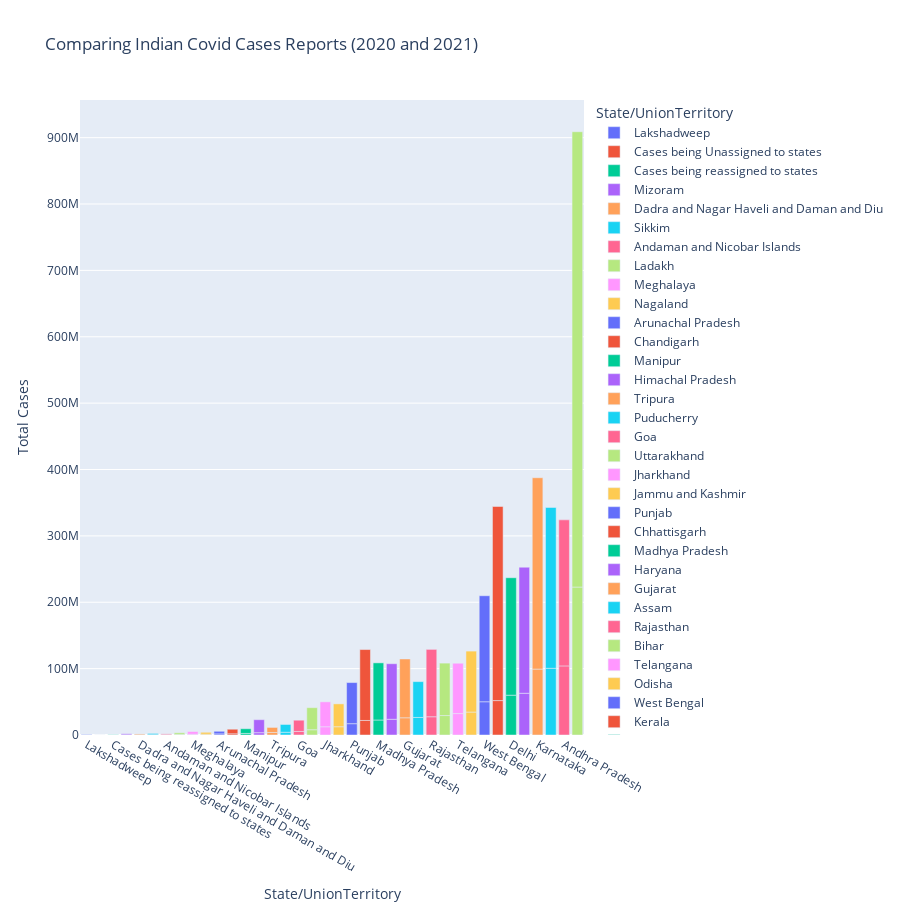

Notebook source saved alongside this figure:
### Code cell
px.bar(Yearly_data, x='State/UnionTerritory', y='Confirmed',
      color='State/UnionTerritory',
      hover_name='Year', height=912,
      labels={'Confirmed':'Total Cases'},
      title="Comparing Indian Covid Cases Reports (2020 and 2021) "
      )

### Figure 1 — Plotly figure (JSON) as saved in the notebook; plotly's stock layout.template omitted (floating-point values rounded to 4 significant figures)
{"data": [{"alignmentgroup": "True", "hovertemplate": "<b>%{hovertext}</b><br><br>State/UnionTerritory=%{x}<br>Total Cases=%{y}<extra></extra>", "hovertext": [2020, 2021], "legendgroup": "Lakshadweep", "marker": {"color": "#636efa", "pattern": {"shape": ""}}, "name": "Lakshadweep", "offsetgroup": "Lakshadweep", "orientation": "v", "showlegend": true, "textposition": "auto", "type": "bar", "x": ["Lakshadweep", "Lakshadweep"], "xaxis": "x", "y": [0, 561459], "yaxis": "y"}, {"alignmentgroup": "True", "hovertemplate": "<b>%{hovertext}</b><br><br>State/UnionTerritory=%{x}<br>Total Cases=%{y}<extra></extra>", "hovertext": [2020], "legendgroup": "Cases being Unassigned to states", "marker": {"color": "#EF553B", "pattern": {"shape": ""}}, "name": "Cases being Unassigned to states", "offsetgroup": "Cases being Unassigned to states", "orientation": "v", "showlegend": true, "textposition": "auto", "type": "bar", "x": ["Cases being Unassigned to states"], "xaxis": "x", "y": [161], "yaxis": "y"}, {"alignmentgroup": "True", "hovertemplate": "<b>%{hovertext}</b><br><br>State/UnionTerritory=%{x}<br>Total Cases=%{y}<extra></extra>", "hovertext": [2020], "legendgroup": "Cases being reassigned to states", "marker": {"color": "#00cc96", "pattern": {"shape": ""}}, "name": "Cases being reassigned to states", "offsetgroup": "Cases being reassigned to states", "orientation": "v", "showlegend": true, "textposition": "auto", "type": "bar", "x": ["Cases being reassigned to states"], "xaxis": "x", "y": [345565], "yaxis": "y"}, {"alignmentgroup": "True", "hovertemplate": "<b>%{hovertext}</b><br><br>State/UnionTerritory=%{x}<br>Total Cases=%{y}<extra></extra>", "hovertext": [2020, 2021], "legendgroup": "Mizoram", "marker": {"color": "#ab63fa", "pattern": {"shape": ""}}, "name": "Mizoram", "offsetgroup": "Mizoram", "orientation": "v", "showlegend": true, "textposition": "auto", "type": "bar", "x": ["Mizoram", "Mizoram"], "xaxis": "x", "y": [375091, 1447099], "yaxis": "y"}, {"alignmentgroup": "True", "hovertemplate": "<b>%{hovertext}</b><br><br>State/UnionTerritory=%{x}<br>Total Cases=%{y}<extra></extra>", "hovertext": [2020, 2021], "legendgroup": "Dadra and Nagar Haveli and Daman and Diu", "marker": {"color": "#FFA15A", "pattern": {"shape": ""}}, "name": "Dadra and Nagar Haveli and Daman and Diu", "offsetgroup": "Dadra and Nagar Haveli and Daman and Diu", "orientation": "v", "showlegend": true, "textposition": "auto", "type": "bar", "x": ["Dadra and Nagar Haveli and Daman and Diu", "Dadra and Nagar Haveli and Daman and Diu"], "xaxis": "x", "y": [458806, 1128764], "yaxis": "y"}, {"alignmentgroup": "True", "hovertemplate": "<b>%{hovertext}</b><br><br>State/UnionTerritory=%{x}<br>Total Cases=%{y}<extra></extra>", "hovertext": [2020, 2021], "legendgroup": "Sikkim", "marker": {"color": "#19d3f3", "pattern": {"shape": ""}}, "name": "Sikkim", "offsetgroup": "Sikkim", "orientation": "v", "showlegend": true, "textposition": "auto", "type": "bar", "x": ["Sikkim", "Sikkim"], "xaxis": "x", "y": [521693, 1793826], "yaxis": "y"}, {"alignmentgroup": "True", "hovertemplate": "<b>%{hovertext}</b><br><br>State/UnionTerritory=%{x}<br>Total Cases=%{y}<extra></extra>", "hovertext": [2020, 2021], "legendgroup": "Andaman and Nicobar Islands", "marker": {"color": "#FF6692", "pattern": {"shape": ""}}, "name": "Andaman and Nicobar Islands", "offsetgroup": "Andaman and Nicobar Islands", "orientation": "v", "showlegend": true, "textposition": "auto", "type": "bar", "x": ["Andaman and Nicobar Islands", "Andaman and Nicobar Islands"], "xaxis": "x", "y": [590838, 1084410], "yaxis": "y"}, {"alignmentgroup": "True", "hovertemplate": "<b>%{hovertext}</b><br><br>State/UnionTerritory=%{x}<br>Total Cases=%{y}<extra></extra>", "hovertext": [2020, 2021], "legendgroup": "Ladakh", "marker": {"color": "#B6E880", "pattern": {"shape": ""}}, "name": "Ladakh", "offsetgroup": "Ladakh", "orientation": "v", "showlegend": true, "textposition": "auto", "type": "bar", "x": ["Ladakh", "Ladakh"], "xaxis": "x", "y": [884406, 2459725], "yaxis": "y"}, {"alignmentgroup": "True", "hovertemplate": "<b>%{hovertext}</b><br><br>State/UnionTerritory=%{x}<br>Total Cases=%{y}<extra></extra>", "hovertext": [2020, 2021], "legendgroup": "Meghalaya", "marker": {"color": "#FF97FF", "pattern": {"shape": ""}}, "name": "Meghalaya", "offsetgroup": "Meghalaya", "orientation": "v", "showlegend": true, "textposition": "auto", "type": "bar", "x": ["Meghalaya", "Meghalaya"], "xaxis": "x", "y": [1138564, 4082500], "yaxis": "y"}, {"alignmentgroup": "True", "hovertemplate": "<b>%{hovertext}</b><br><br>State/UnionTerritory=%{x}<br>Total Cases=%{y}<extra></extra>", "hovertext": [2020, 2021], "legendgroup": "Nagaland", "marker": {"color": "#FECB52", "pattern": {"shape": ""}}, "name": "Nagaland", "offsetgroup": "Nagaland", "orientation": "v", "showlegend": true, "textposition": "auto", "type": "bar", "x": ["Nagaland", "Nagaland"], "xaxis": "x", "y": [1178424, 2911123], "yaxis": "y"}, {"alignmentgroup": "True", "hovertemplate": "<b>%{hovertext}</b><br><br>State/UnionTerritory=%{x}<br>Total Cases=%{y}<extra></extra>", "hovertext": [2020, 2021], "legendgroup": "Arunachal Pradesh", "marker": {"color": "#636efa", "pattern": {"shape": ""}}, "name": "Arunachal Pradesh", "offsetgroup": "Arunachal Pradesh", "orientation": "v", "showlegend": true, "textposition": "auto", "type": "bar", "x": ["Arunachal Pradesh", "Arunachal Pradesh"], "xaxis": "x", "y": [1679508, 3918816], "yaxis": "y"}, {"alignmentgroup": "True", "hovertemplate": "<b>%{hovertext}</b><br><br>State/UnionTerritory=%{x}<br>Total Cases=%{y}<extra></extra>", "hovertext": [2020, 2021], "legendgroup": "Chandigarh", "marker": {"color": "#EF553B", "pattern": {"shape": ""}}, "name": "Chandigarh", "offsetgroup": "Chandigarh", "orientation": "v", "showlegend": true, "textposition": "auto", "type": "bar", "x": ["Chandigarh", "Chandigarh"], "xaxis": "x", "y": [1822281, 6869525], "yaxis": "y"}, {"alignmentgroup": "True", "hovertemplate": "<b>%{hovertext}</b><br><br>State/UnionTerritory=%{x}<br>Total Cases=%{y}<extra></extra>", "hovertext": [2020, 2021], "legendgroup": "Manipur", "marker": {"color": "#00cc96", "pattern": {"shape": ""}}, "name": "Manipur", "offsetgroup": "Manipur", "orientation": "v", "showlegend": true, "textposition": "auto", "type": "bar", "x": ["Manipur", "Manipur"], "xaxis": "x", "y": [2394294, 7046618], "yaxis": "y"}, {"alignmentgroup": "True", "hovertemplate": "<b>%{hovertext}</b><br><br>State/UnionTerritory=%{x}<br>Total Cases=%{y}<extra></extra>", "hovertext": [2020, 2021], "legendgroup": "Himachal Pradesh", "marker": {"color": "#ab63fa", "pattern": {"shape": ""}}, "name": "Himachal Pradesh", "offsetgroup": "Himachal Pradesh", "orientation": "v", "showlegend": true, "textposition": "auto", "type": "bar", "x": ["Himachal Pradesh", "Himachal Pradesh"], "xaxis": "x", "y": [3493678, 19558473], "yaxis": "y"}, {"alignmentgroup": "True", "hovertemplate": "<b>%{hovertext}</b><br><br>State/UnionTerritory=%{x}<br>Total Cases=%{y}<extra></extra>", "hovertext": [2020, 2021], "legendgroup": "Tripura", "marker": {"color": "#FFA15A", "pattern": {"shape": ""}}, "name": "Tripura", "offsetgroup": "Tripura", "orientation": "v", "showlegend": true, "textposition": "auto", "type": "bar", "x": ["Tripura", "Tripura"], "xaxis": "x", "y": [3814578, 7583078], "yaxis": "y"}, {"alignmentgroup": "True", "hovertemplate": "<b>%{hovertext}</b><br><br>State/UnionTerritory=%{x}<br>Total Cases=%{y}<extra></extra>", "hovertext": [2020, 2021], "legendgroup": "Puducherry", "marker": {"color": "#19d3f3", "pattern": {"shape": ""}}, "name": "Puducherry", "offsetgroup": "Puducherry", "orientation": "v", "showlegend": true, "textposition": "auto", "type": "bar", "x": ["Puducherry", "Puducherry"], "xaxis": "x", "y": [4164401, 11694287], "yaxis": "y"}, {"alignmentgroup": "True", "hovertemplate": "<b>%{hovertext}</b><br><br>State/UnionTerritory=%{x}<br>Total Cases=%{y}<extra></extra>", "hovertext": [2020, 2021], "legendgroup": "Goa", "marker": {"color": "#FF6692", "pattern": {"shape": ""}}, "name": "Goa", "offsetgroup": "Goa", "orientation": "v", "showlegend": true, "textposition": "auto", "type": "bar", "x": ["Goa", "Goa"], "xaxis": "x", "y": [5348774, 16931291], "yaxis": "y"}, {"alignmentgroup": "True", "hovertemplate": "<b>%{hovertext}</b><br><br>State/UnionTerritory=%{x}<br>Total Cases=%{y}<extra></extra>", "hovertext": [2020, 2021], "legendgroup": "Uttarakhand", "marker": {"color": "#B6E880", "pattern": {"shape": ""}}, "name": "Uttarakhand", "offsetgroup": "Uttarakhand", "orientation": "v", "showlegend": true, "textposition": "auto", "type": "bar", "x": ["Uttarakhand", "Uttarakhand"], "xaxis": "x", "y": [7960257, 33219139], "yaxis": "y"}, {"alignmentgroup": "True", "hovertemplate": "<b>%{hovertext}</b><br><br>State/UnionTerritory=%{x}<br>Total Cases=%{y}<extra></extra>", "hovertext": [2020, 2021], "legendgroup": "Jharkhand", "marker": {"color": "#FF97FF", "pattern": {"shape": ""}}, "name": "Jharkhand", "offsetgroup": "Jharkhand", "orientation": "v", "showlegend": true, "textposition": "auto", "type": "bar", "x": ["Jharkhand", "Jharkhand"], "xaxis": "x", "y": [12394876, 37576688], "yaxis": "y"}, {"alignmentgroup": "True", "hovertemplate": "<b>%{hovertext}</b><br><br>State/UnionTerritory=%{x}<br>Total Cases=%{y}<extra></extra>", "hovertext": [2020, 2021], "legendgroup": "Jammu and Kashmir", "marker": {"color": "#FECB52", "pattern": {"shape": ""}}, "name": "Jammu and Kashmir", "offsetgroup": "Jammu and Kashmir", "orientation": "v", "showlegend": true, "textposition": "auto", "type": "bar", "x": ["Jammu and Kashmir", "Jammu and Kashmir"], "xaxis": "x", "y": [12464503, 34435422], "yaxis": "y"}, {"alignmentgroup": "True", "hovertemplate": "<b>%{hovertext}</b><br><br>State/UnionTerritory=%{x}<br>Total Cases=%{y}<extra></extra>", "hovertext": [2020, 2021], "legendgroup": "Punjab", "marker": {"color": "#636efa", "pattern": {"shape": ""}}, "name": "Punjab", "offsetgroup": "Punjab", "orientation": "v", "showlegend": true, "textposition": "auto", "type": "bar", "x": ["Punjab", "Punjab"], "xaxis": "x", "y": [17057020, 61942495], "yaxis": "y"}, {"alignmentgroup": "True", "hovertemplate": "<b>%{hovertext}</b><br><br>State/UnionTerritory=%{x}<br>Total Cases=%{y}<extra></extra>", "hovertext": [2020, 2021], "legendgroup": "Chhattisgarh", "marker": {"color": "#EF553B", "pattern": {"shape": ""}}, "name": "Chhattisgarh", "offsetgroup": "Chhattisgarh", "orientation": "v", "showlegend": true, "textposition": "auto", "type": "bar", "x": ["Chhattisgarh", "Chhattisgarh"], "xaxis": "x", "y": [21901975, 106849807], "yaxis": "y"}, {"alignmentgroup": "True", "hovertemplate": "<b>%{hovertext}</b><br><br>State/UnionTerritory=%{x}<br>Total Cases=%{y}<extra></extra>", "hovertext": [2020, 2021], "legendgroup": "Madhya Pradesh", "marker": {"color": "#00cc96", "pattern": {"shape": ""}}, "name": "Madhya Pradesh", "offsetgroup": "Madhya Pradesh", "orientation": "v", "showlegend": true, "textposition": "auto", "type": "bar", "x": ["Madhya Pradesh", "Madhya Pradesh"], "xaxis": "x", "y": [22613572, 86099411], "yaxis": "y"}, {"alignmentgroup": "True", "hovertemplate": "<b>%{hovertext}</b><br><br>State/UnionTerritory=%{x}<br>Total Cases=%{y}<extra></extra>", "hovertext": [2020, 2021], "legendgroup": "Haryana", "marker": {"color": "#ab63fa", "pattern": {"shape": ""}}, "name": "Haryana", "offsetgroup": "Haryana", "orientation": "v", "showlegend": true, "textposition": "auto", "type": "bar", "x": ["Haryana", "Haryana"], "xaxis": "x", "y": [23704412, 83703959], "yaxis": "y"}, {"alignmentgroup": "True", "hovertemplate": "<b>%{hovertext}</b><br><br>State/UnionTerritory=%{x}<br>Total Cases=%{y}<extra></extra>", "hovertext": [2020, 2021], "legendgroup": "Gujarat", "marker": {"color": "#FFA15A", "pattern": {"shape": ""}}, "name": "Gujarat", "offsetgroup": "Gujarat", "orientation": "v", "showlegend": true, "textposition": "auto", "type": "bar", "x": ["Gujarat", "Gujarat"], "xaxis": "x", "y": [25944296, 88613319], "yaxis": "y"}, {"alignmentgroup": "True", "hovertemplate": "<b>%{hovertext}</b><br><br>State/UnionTerritory=%{x}<br>Total Cases=%{y}<extra></extra>", "hovertext": [2020, 2021], "legendgroup": "Assam", "marker": {"color": "#19d3f3", "pattern": {"shape": ""}}, "name": "Assam", "offsetgroup": "Assam", "orientation": "v", "showlegend": true, "textposition": "auto", "type": "bar", "x": ["Assam", "Assam"], "xaxis": "x", "y": [26440101, 53978391], "yaxis": "y"}, {"alignmentgroup": "True", "hovertemplate": "<b>%{hovertext}</b><br><br>State/UnionTerritory=%{x}<br>Total Cases=%{y}<extra></extra>", "hovertext": [2020, 2021], "legendgroup": "Rajasthan", "marker": {"color": "#FF6692", "pattern": {"shape": ""}}, "name": "Rajasthan", "offsetgroup": "Rajasthan", "orientation": "v", "showlegend": true, "textposition": "auto", "type": "bar", "x": ["Rajasthan", "Rajasthan"], "xaxis": "x", "y": [27496951, 101501150], "yaxis": "y"}, {"alignmentgroup": "True", "hovertemplate": "<b>%{hovertext}</b><br><br>State/UnionTerritory=%{x}<br>Total Cases=%{y}<extra></extra>", "hovertext": [2020, 2021], "legendgroup": "Bihar", "marker": {"color": "#B6E880", "pattern": {"shape": ""}}, "name": "Bihar", "offsetgroup": "Bihar", "orientation": "v", "showlegend": true, "textposition": "auto", "type": "bar", "x": ["Bihar", "Bihar"], "xaxis": "x", "y": [29298924, 79013525], "yaxis": "y"}, {"alignmentgroup": "True", "hovertemplate": "<b>%{hovertext}</b><br><br>State/UnionTerritory=%{x}<br>Total Cases=%{y}<extra></extra>", "hovertext": [2020, 2021], "legendgroup": "Telangana", "marker": {"color": "#FF97FF", "pattern": {"shape": ""}}, "name": "Telangana", "offsetgroup": "Telangana", "orientation": "v", "showlegend": true, "textposition": "auto", "type": "bar", "x": ["Telangana", "Telangana"], "xaxis": "x", "y": [32264850, 75887876], "yaxis": "y"}, {"alignmentgroup": "True", "hovertemplate": "<b>%{hovertext}</b><br><br>State/UnionTerritory=%{x}<br>Total Cases=%{y}<extra></extra>", "hovertext": [2020, 2021], "legendgroup": "Odisha", "marker": {"color": "#FECB52", "pattern": {"shape": ""}}, "name": "Odisha", "offsetgroup": "Odisha", "orientation": "v", "showlegend": true, "textposition": "auto", "type": "bar", "x": ["Odisha", "Odisha"], "xaxis": "x", "y": [34566542, 91841855], "yaxis": "y"}, {"alignmentgroup": "True", "hovertemplate": "<b>%{hovertext}</b><br><br>State/UnionTerritory=%{x}<br>Total Cases=%{y}<extra></extra>", "hovertext": [2020, 2021], "legendgroup": "West Bengal", "marker": {"color": "#636efa", "pattern": {"shape": ""}}, "name": "West Bengal", "offsetgroup": "West Bengal", "orientation": "v", "showlegend": true, "textposition": "auto", "type": "bar", "x": ["West Bengal", "West Bengal"], "xaxis": "x", "y": [50095209, 159727639], "yaxis": "y"}, {"alignmentgroup": "True", "hovertemplate": "<b>%{hovertext}</b><br><br>State/UnionTerritory=%{x}<br>Total Cases=%{y}<extra></extra>", "hovertext": [2020, 2021], "legendgroup": "Kerala", "marker": {"color": "#EF553B", "pattern": {"shape": ""}}, "name": "Kerala", "offsetgroup": "Kerala", "orientation": "v", "showlegend": true, "textposition": "auto", "type": "bar", "x": ["Kerala", "Kerala"], "xaxis": "x", "y": [51854118, 292464927], "yaxis": "y"}, {"alignmentgroup": "True", "hovertemplate": "<b>%{hovertext}</b><br><br>State/UnionTerritory=%{x}<br>Total Cases=%{y}<extra></extra>", "hovertext": [2020, 2021], "legendgroup": "Delhi", "marker": {"color": "#00cc96", "pattern": {"shape": ""}}, "name": "Delhi", "offsetgroup": "Delhi", "orientation": "v", "showlegend": true, "textposition": "auto", "type": "bar", "x": ["Delhi", "Delhi"], "xaxis": "x", "y": [59971050, 177001792], "yaxis": "y"}, {"alignmentgroup": "True", "hovertemplate": "<b>%{hovertext}</b><br><br>State/UnionTerritory=%{x}<br>Total Cases=%{y}<extra></extra>", "hovertext": [2020, 2021], "legendgroup": "Uttar Pradesh", "marker": {"color": "#ab63fa", "pattern": {"shape": ""}}, "name": "Uttar Pradesh", "offsetgroup": "Uttar Pradesh", "orientation": "v", "showlegend": true, "textposition": "auto", "type": "bar", "x": ["Uttar Pradesh", "Uttar Pradesh"], "xaxis": "x", "y": [62888710, 189954972], "yaxis": "y"}, {"alignmentgroup": "True", "hovertemplate": "<b>%{hovertext}</b><br><br>State/UnionTerritory=%{x}<br>Total Cases=%{y}<extra></extra>", "hovertext": [2020, 2021], "legendgroup": "Karnataka", "marker": {"color": "#FFA15A", "pattern": {"shape": ""}}, "name": "Karnataka", "offsetgroup": "Karnataka", "orientation": "v", "showlegend": true, "textposition": "auto", "type": "bar", "x": ["Karnataka", "Karnataka"], "xaxis": "x", "y": [99337405, 288259930], "yaxis": "y"}, {"alignmentgroup": "True", "hovertemplate": "<b>%{hovertext}</b><br><br>State/UnionTerritory=%{x}<br>Total Cases=%{y}<extra></extra>", "hovertext": [2020, 2021], "legendgroup": "Tamil Nadu", "marker": {"color": "#19d3f3", "pattern": {"shape": ""}}, "name": "Tamil Nadu", "offsetgroup": "Tamil Nadu", "orientation": "v", "showlegend": true, "textposition": "auto", "type": "bar", "x": ["Tamil Nadu", "Tamil Nadu"], "xaxis": "x", "y": [100522250, 242307447], "yaxis": "y"}, {"alignmentgroup": "True", "hovertemplate": "<b>%{hovertext}</b><br><br>State/UnionTerritory=%{x}<br>Total Cases=%{y}<extra></extra>", "hovertext": [2020, 2021], "legendgroup": "Andhra Pradesh", "marker": {"color": "#FF6692", "pattern": {"shape": ""}}, "name": "Andhra Pradesh", "offsetgroup": "Andhra Pradesh", "orientation": "v", "showlegend": true, "textposition": "auto", "type": "bar", "x": ["Andhra Pradesh", "Andhra Pradesh"], "xaxis": "x", "y": [104134066, 220012717], "yaxis": "y"}, {"alignmentgroup": "True", "hovertemplate": "<b>%{hovertext}</b><br><br>State/UnionTerritory=%{x}<br>Total Cases=%{y}<extra></extra>", "hovertext": [2020, 2021], "legendgroup": "Maharashtra", "marker": {"color": "#B6E880", "pattern": {"shape": ""}}, "name": "Maharashtra", "offsetgroup": "Maharashtra", "orientation": "v", "showlegend": true, "textposition": "auto", "type": "bar", "x": ["Maharashtra", "Maharashtra"], "xaxis": "x", "y": [222900632, 685991838], "yaxis": "y"}], "layout": {"barmode": "relative", "height": 912, "legend": {"title": {"text": "State/UnionTerritory"}, "tracegroupgap": 0}, "title": {"text": "Comparing Indian Covid Cases Reports (2020 and 2021) "}, "xaxis": {"anchor": "y", "categoryarray": ["Lakshadweep", "Cases being Unassigned to states", "Cases being reassigned to states", "Mizoram", "Dadra and Nagar Haveli and Daman and Diu", "Sikkim", "Andaman and Nicobar Islands", "Ladakh", "Meghalaya", "Nagaland", "Arunachal Pradesh", "Chandigarh", "Manipur", "Himachal Pradesh", "Tripura", "Puducherry", "Goa", "Uttarakhand", "Jharkhand", "Jammu and Kashmir", "Punjab", "Chhattisgarh", "Madhya Pradesh", "Haryana", "Gujarat", "Assam", "Rajasthan", "Bihar", "Telangana", "Odisha", "West Bengal", "Kerala", "Delhi", "Uttar Pradesh", "Karnataka", "Tamil Nadu", "Andhra Pradesh", "Maharashtra"], "categoryorder": "array", "domain": [0, 1], "title": {"text": "State/UnionTerritory"}}, "yaxis": {"anchor": "x", "domain": [0, 1], "title": {"text": "Total Cases"}}}}
